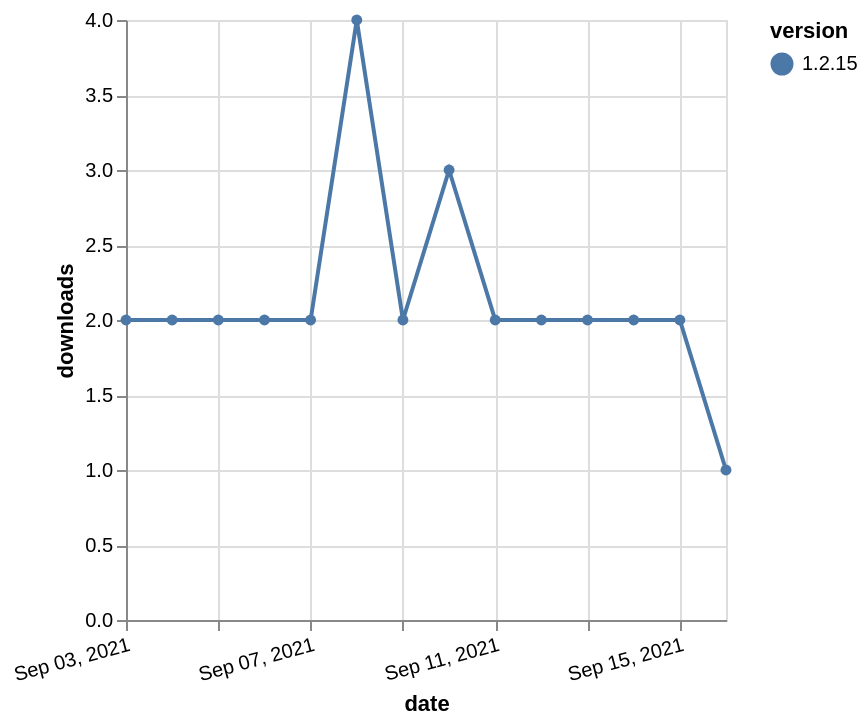

Vega-Lite specification stored for this chart:
### Vega-Lite specification from a JSON file in a GitHub repository (floating-point values rounded to 4 significant figures)
{"$schema": "https://vega.github.io/schema/vega-lite/v5.json", "description": "A simple bar chart with embedded data.", "data": {"values": [{"date": "2021-09-03", "total": 420, "delta": 2, "version": "1.2.15"}, {"date": "2021-09-04", "total": 422, "delta": 2, "version": "1.2.15"}, {"date": "2021-09-05", "total": 424, "delta": 2, "version": "1.2.15"}, {"date": "2021-09-06", "total": 426, "delta": 2, "version": "1.2.15"}, {"date": "2021-09-07", "total": 428, "delta": 2, "version": "1.2.15"}, {"date": "2021-09-08", "total": 432, "delta": 4, "version": "1.2.15"}, {"date": "2021-09-09", "total": 434, "delta": 2, "version": "1.2.15"}, {"date": "2021-09-10", "total": 437, "delta": 3, "version": "1.2.15"}, {"date": "2021-09-11", "total": 439, "delta": 2, "version": "1.2.15"}, {"date": "2021-09-12", "total": 441, "delta": 2, "version": "1.2.15"}, {"date": "2021-09-13", "total": 443, "delta": 2, "version": "1.2.15"}, {"date": "2021-09-14", "total": 445, "delta": 2, "version": "1.2.15"}, {"date": "2021-09-15", "total": 447, "delta": 2, "version": "1.2.15"}, {"date": "2021-09-16", "total": 448, "delta": 1, "version": "1.2.15"}]}, "width": "container", "mark": {"type": "line", "point": {"filled": true}}, "encoding": {"x": {"field": "date", "type": "temporal", "timeUnit": "yearmonthdate", "title": "date", "axis": {"labelAngle": -15}}, "y": {"field": "delta", "type": "quantitative", "title": "downloads"}, "color": {"field": "version", "type": "nominal"}, "tooltip": {"field": "delta"}}}
